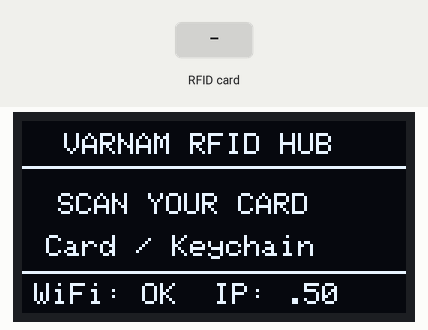
Simulated run of this sketch. Board: ESP32. Shown: 128×64 one-colour display. Inputs (shaded band) come from the test bench. WiFi joins after 1.5 s; servers stay silent unless stated; uploads are accepted with an empty reply; what the sketch prints to the serial monitor is not drawn.

Above: at 3.4 s.
3.5 s: RFID card 61 13 EE 17 held to the reader
At 4.0 s:
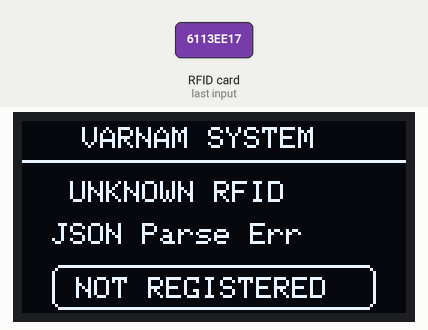
5.2 s: RFID card 5E 7A 19 C4 held to the reader
At 6.94 s:
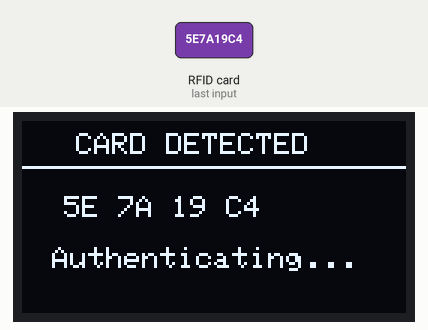
Timing chart, 0 to 8.4 s (numbered marks = the images above; inputs shaded):
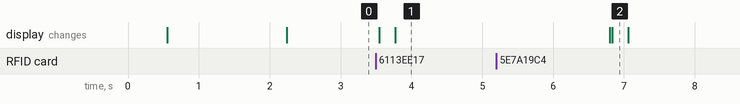

The sketch:

varnam_esp32_rc522.ino
```cpp
/*
 * =================================================================================
 * VARNAM IoT Platform — Hardware Firmware: Phase 2
 * ESP32 + MFRC522 (RFID SPI) + SSD1306 OLED (I2C) + Wi-Fi HTTP Client
 * =================================================================================
 *
 * This firmware reads RFID cards and keychains (Mifare 1K / NTAG / Classic),
 * sends the UID to the VARNAM Backend API over Wi-Fi, and displays the
 * verified artisan/user identity in real time on the 0.96" OLED display.
 *
 * ---------------------------------------------------------------------------------
 * HARDWARE CONNECTIONS (ESP32 DevKit):
 *
 * 1. RC522 RFID Reader (SPI Bus):
 *    - VCC    -> ESP32 3.3V (via breadboard power rail)
 *    - GND    -> ESP32 GND  (via breadboard ground rail)
 *    - RST    -> ESP32 GPIO 4
 *    - SDA/SS -> ESP32 GPIO 5
 *    - SCK    -> ESP32 GPIO 18
 *    - MOSI   -> ESP32 GPIO 23
 *    - MISO   -> ESP32 GPIO 19
 *    - IRQ    -> Not Connected
 *
 * 2. 0.96" SSD1306 OLED Display (I2C Bus):
 *    - VCC    -> ESP32 3.3V (via breadboard power rail)
 *    - GND    -> ESP32 GND  (via breadboard ground rail)
 *    - SDA    -> ESP32 GPIO 21
 *    - SCL    -> ESP32 GPIO 22
 * ---------------------------------------------------------------------------------
 */

#include <WiFi.h>
#include <HTTPClient.h>
#include <SPI.h>
#include <MFRC522.h>
#include <Wire.h>
#include <Adafruit_GFX.h>
#include <Adafruit_SSD1306.h>
#include <ArduinoJson.h>

// ==========================================
// 1. WI-FI & BACKEND CONFIGURATION
// ==========================================
// Replace with your local Wi-Fi SSID and Password:
const char* WIFI_SSID     = "Your_WiFi_Name";
const char* WIFI_PASSWORD = "Your_WiFi_Password";

// Replace with your computer's local IP address (find using 'ipconfig' on Windows)
// e.g. "http://192.168.1.10:5000"
const char* BACKEND_BASE_URL = "http://192.168.1.105:5000";

// Device Identifier for VARNAM hardware station telemetry
const char* DEVICE_ID = "VARNAM-ESP32-RC522-01";

// ==========================================
// 2. PIN DEFINITIONS
// ==========================================
#define RC522_SS_PIN   5
#define RC522_RST_PIN  4

#define SCREEN_WIDTH   128
#define SCREEN_HEIGHT  64
#define OLED_RESET     -1
#define OLED_I2C_ADDR  0x3C

// ==========================================
// 3. HARDWARE OBJECT INSTANCES
// ==========================================
MFRC522 mfrc522(RC522_SS_PIN, RC522_RST_PIN);
Adafruit_SSD1306 display(SCREEN_WIDTH, SCREEN_HEIGHT, &Wire, OLED_RESET);

// Debounce helper to prevent multiple triggers for the same tap
String lastScannedUID = "";
unsigned long lastScanMillis = 0;
const unsigned long DEBOUNCE_TIME = 2500; // 2.5 seconds

// ==========================================
// 4. OLED HELPER FUNCTIONS
// ==========================================
void showOledBootScreen() {
  display.clearDisplay();
  display.setTextColor(SSD1306_WHITE);
  display.setTextSize(1);
  display.setCursor(18, 5);
  display.println(F("*** VARNAM ***"));
  display.drawFastHLine(0, 16, 128, SSD1306_WHITE);

  display.setCursor(10, 24);
  display.println(F("Authenticity Hub"));
  display.setCursor(10, 38);
  display.println(F("Connecting WiFi..."));
  display.display();
}

void showOledReadyScreen() {
  display.clearDisplay();
  display.setTextColor(SSD1306_WHITE);
  display.setTextSize(1);
  display.setCursor(14, 4);
  display.println(F("VARNAM RFID HUB"));
  display.drawFastHLine(0, 15, 128, SSD1306_WHITE);

  display.setCursor(12, 24);
  display.println(F("SCAN YOUR CARD"));
  display.setCursor(8, 38);
  display.println(F("Card / Keychain"));

  display.drawFastHLine(0, 50, 128, SSD1306_WHITE);
  display.setCursor(4, 54);
  display.print(F("WiFi: OK  IP: ."));
  // Print last byte of IP for convenient verification
  display.println(WiFi.localIP()[3]);
  display.display();
}

void showOledScanningScreen(String uid) {
  display.clearDisplay();
  display.setTextColor(SSD1306_WHITE);
  display.setTextSize(1);
  display.setCursor(18, 4);
  display.println(F("CARD DETECTED"));
  display.drawFastHLine(0, 15, 128, SSD1306_WHITE);

  display.setTextSize(1);
  display.setCursor(14, 25);
  display.println(uid);

  display.setCursor(10, 42);
  display.println(F("Authenticating..."));
  display.display();
}

void showOledResultScreen(bool verified, String user, String line2, String line3) {
  display.clearDisplay();
  display.setTextColor(SSD1306_WHITE);

  // Header
  display.setTextSize(1);
  display.setCursor(20, 2);
  display.println(F("VARNAM SYSTEM"));
  display.drawFastHLine(0, 13, 128, SSD1306_WHITE);

  if (verified) {
    // Verified user / craft banner
    display.setCursor(10, 18);
    display.print(F("WELCOME "));
    display.println(user);

    display.setCursor(6, 32);
    display.println(line2.length() > 0 ? line2 : F("ROLE: ARTISAN"));

    display.drawRoundRect(8, 46, 112, 16, 3, SSD1306_WHITE);
    display.setCursor(18, 50);
    display.println(F("[ VERIFIED OK ]"));
  } else {
    // Unregistered / Unknown card
    display.setCursor(16, 20);
    display.println(F("UNKNOWN RFID"));
    display.setCursor(10, 34);
    display.println(line2);

    display.drawRoundRect(10, 48, 108, 15, 3, SSD1306_WHITE);
    display.setCursor(18, 52);
    display.println(F("NOT REGISTERED"));
  }
  display.display();
}

// ==========================================
// 5. SETUP
// ==========================================
void setup() {
  Serial.begin(115200);
  delay(500);
  Serial.println(F("\n[VARNAM] Initializing Hardware System..."));

  // 1. Initialize OLED (I2C)
  Wire.begin(21, 22); // SDA=21, SCL=22
  if (!display.begin(SSD1306_SWITCHCAPVCC, OLED_I2C_ADDR)) {
    Serial.println(F("[ERROR] SSD1306 OLED initialization failed!"));
    for (;;); // Halt
  }
  showOledBootScreen();

  // 2. Connect to Wi-Fi
  Serial.print(F("[WiFi] Connecting to "));
  Serial.println(WIFI_SSID);
  WiFi.mode(WIFI_STA);
  WiFi.begin(WIFI_SSID, WIFI_PASSWORD);

  int wifiRetry = 0;
  while (WiFi.status() != WL_CONNECTED && wifiRetry < 25) {
    delay(500);
    Serial.print(F("."));
    wifiRetry++;
  }

  if (WiFi.status() == WL_CONNECTED) {
    Serial.println(F("\n[WiFi] Connected successfully!"));
    Serial.print(F("[WiFi] ESP32 IP Address: "));
    Serial.println(WiFi.localIP());
  } else {
    Serial.println(F("\n[WiFi] Could not connect. Continuing in offline preview mode."));
  }

  // 3. Initialize RC522 (SPI)
  SPI.begin(); // Standard ESP32 SPI: SCK=18, MISO=19, MOSI=23, SS=5
  mfrc522.PCD_Init();
  delay(100);

  byte version = mfrc522.PCD_ReadRegister(mfrc522.VersionReg);
  Serial.print(F("[RC522] Firmware Version: 0x"));
  Serial.println(version, HEX);
  if (version == 0x00 || version == 0xFF) {
    Serial.println(F("[WARNING] RC522 communication failed! Check wiring on pins 5, 18, 19, 23, 4."));
  } else {
    Serial.println(F("[RC522] Reader ready and waiting for cards/keychains."));
  }

  showOledReadyScreen();
}

// ==========================================
// 6. MAIN LOOP
// ==========================================
void loop() {
  // Check if a new RFID card is presented
  if (!mfrc522.PICC_IsNewCardPresent()) {
    return;
  }

  // Select card and read UID
  if (!mfrc522.PICC_ReadCardSerial()) {
    return;
  }

  // Format the UID bytes as uppercase hex string with spaces: "61 13 EE 17"
  String uidFormatted = "";
  for (byte i = 0; i < mfrc522.uid.size; i++) {
    if (mfrc522.uid.uidByte[i] < 0x10) {
      uidFormatted += "0";
    }
    uidFormatted += String(mfrc522.uid.uidByte[i], HEX);
    if (i < mfrc522.uid.size - 1) {
      uidFormatted += " ";
    }
  }
  uidFormatted.toUpperCase();

  // Debounce check: ignore re-reads of the same tag within 2.5 seconds
  if (uidFormatted == lastScannedUID && (millis() - lastScanMillis < DEBOUNCE_TIME)) {
    mfrc522.PICC_HaltA();
    mfrc522.PCD_StopCrypto1();
    return;
  }

  lastScannedUID = uidFormatted;
  lastScanMillis = millis();

  Serial.println(F("\n-------------------------------------------"));
  Serial.print(F("[RFID] Card Detected! UID: "));
  Serial.println(uidFormatted);

  // 1. Immediately notify physical user via OLED
  showOledScanningScreen(uidFormatted);

  // 2. Transmit UID to VARNAM Backend API
  if (WiFi.status() == WL_CONNECTED) {
    HTTPClient http;
    String endpointUrl = String(BACKEND_BASE_URL) + "/api/rfid/scan";

    http.begin(endpointUrl);
    http.addHeader("Content-Type", "application/json");

    // Prepare JSON payload: {"uid": "61 13 EE 17", "device_id": "VARNAM-ESP32-RC522-01"}
    StaticJsonDocument<256> reqDoc;
    reqDoc["uid"] = uidFormatted;
    reqDoc["device_id"] = DEVICE_ID;

    String requestBody;
    serializeJson(reqDoc, requestBody);

    Serial.print(F("[HTTP] Sending POST to: "));
    Serial.println(endpointUrl);
    int httpResponseCode = http.POST(requestBody);

    if (httpResponseCode > 0) {
      String responseStr = http.getString();
      Serial.print(F("[HTTP] Response code: "));
      Serial.println(httpResponseCode);
      Serial.println(responseStr);

      StaticJsonDocument<512> resDoc;
      DeserializationError err = deserializeJson(resDoc, responseStr);

      if (!err) {
        bool verified = resDoc["verified"] | false;
        String userName = resDoc["user"] | "Unknown";
        String oledLine2 = resDoc["oled"]["line2"] | (verified ? "WELCOME" : "UNKNOWN CARD");
        String oledLine3 = resDoc["oled"]["line3"] | uidFormatted;

        showOledResultScreen(verified, userName, oledLine2, oledLine3);
      } else {
        Serial.println(F("[JSON] Parse error"));
        showOledResultScreen(false, "Error", "JSON Parse Err", uidFormatted);
      }
    } else {
      Serial.print(F("[HTTP] Failed! Error code: "));
      Serial.println(httpResponseCode);
      showOledResultScreen(false, "Offline", "Server Offline", uidFormatted);
    }
    http.end();
  } else {
    // Offline simulation display
    Serial.println(F("[WiFi] Disconnected. Showing local scan on OLED."));
    if (uidFormatted.indexOf("61") >= 0 || uidFormatted.indexOf("61 13 EE 17") >= 0) {
      showOledResultScreen(true, "MANISHA", "ROLE: ARTISAN", "[VERIFIED OK]");
    } else {
      showOledResultScreen(false, "UNKNOWN", uidFormatted, "NOT REGISTERED");
    }
  }

  // 3. Keep verification result on screen for 3 seconds, then return to ready
  delay(3000);
  showOledReadyScreen();

  // Halt PICC to stop reading until next swipe
  mfrc522.PICC_HaltA();
  mfrc522.PCD_StopCrypto1();
}
```

Measured:
- after the input at 3.5 s, the display: first changes after 0.05 s (image 1 shows a later state)
- after the input at 5.2 s, the display: first differs from a run without the input after 1.6 s (image 2)
